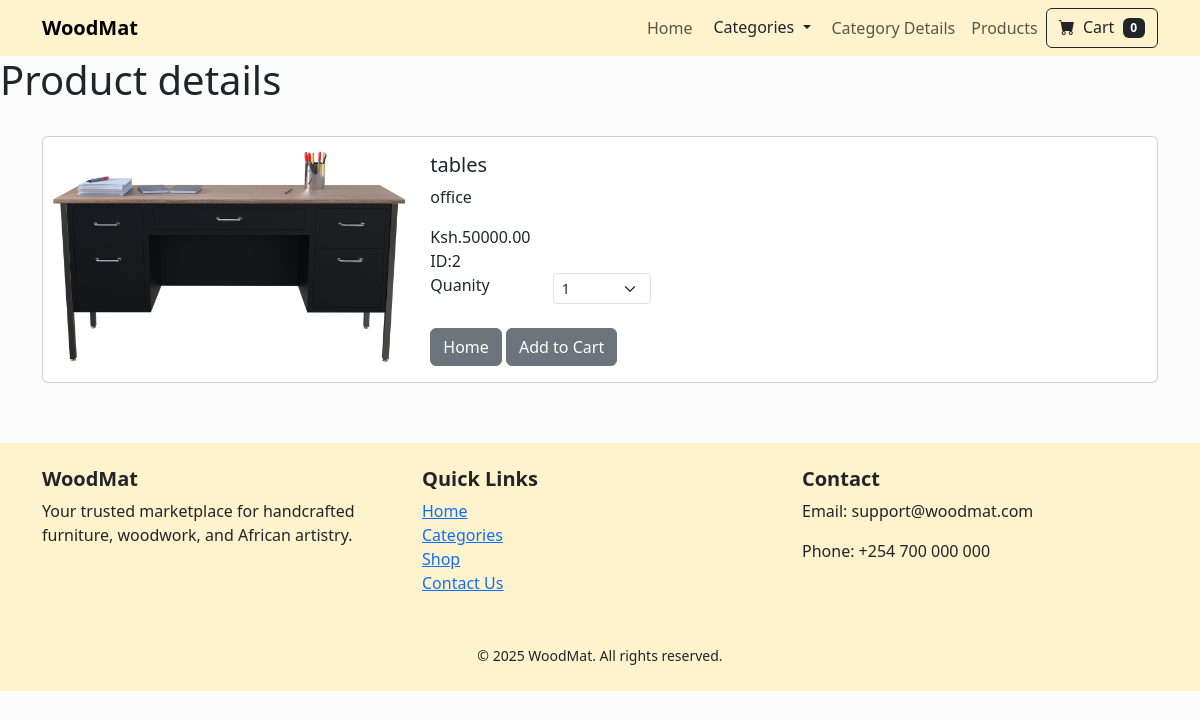
The page /product_detail/2/ on the database its author committed.
### woodmat/models.py (models this page shows, shortened)
class Product(models.Model):
  name=models.CharField(max_length=50)
  price=models.DecimalField(default=0,decimal_places=2,max_digits=8)
  category=models.ForeignKey(Category, on_delete=models.CASCADE,default=1)
  description=models.CharField(max_length=250,default='',null=True)
  image=models.ImageField(upload_to='products/')
  is_sale = models.BooleanField(default=False)      # <- add this
  sale_price = models.DecimalField(default=0, decimal_places=2, max_digits=8 )

### woodmat/views.py (the view)
# urls.py: path('product_detail/<int:pk>/', views.product_detail, name="product_detail"),
def product_detail(request,pk):
  product = get_object_or_404(Product, id=pk)
  return render(request,'product_detail.html',{'product': product})

### cart/cart.py (called while the page is built)
  def __len__(self):
     return len(self.cart)

### cart/context_processors.py (called while the page is built)
def cart(request):
  return{'cart':Cart(request)}

### woodmat/templates/product_detail.html (shortened to what this page needs)
{% extends "base.html" %}
{% load static %}
 {% block content%}
    <h1>Product details</h1> <br>
    <div class="container">
<div class="card mb-3" >
  <div class="row g-0">
    <div class="col-md-4">
      <img src="{{product.image.url}}" class="img-fluid rounded-start" alt="...">
    </div>
    <div class="col-md-8">
      <div class="card-body align-center">
        <h5 class="card-title">{{product.name}}</h5>
        <p class="card-text">{{product.description}}</p>
        {%if product.is_sale%}
           <span class="price"><strike>Ksh.{{ product.price }}</strike></span> <br>
          <span class="price">
            &nbsp;Ksh.{{ product.sale_price }}</span>
            <br>ID:{{product.id}}
        {% else %}
            Ksh.{{ product.sale_price }}
            <br>ID:{{product.id}}
        {% endif %}
        <br>
        <div class="row ">
          <div class="col-md-2">Quanity</div>
          <div class="col-md-2">
        <select class="form-select form-select-sm" id="qty-cart">
          <option value="1">1</option>
        </select>
          </div>
        </div>
        <br>
        <a href="{% url 'index'%}" class="btn btn-secondary">Home</a>
        <button type="button" value="{{product.id}}" class="btn btn-secondary" id="add-cart">Add to Cart</button>
      </div>
    </div>
  </div>
</div>
    </div>
{% endblock content %}

### rows shown on the page
Product: image (picture), name "tables", description "office", sale_price "50000.00", id "2"

### other values the page prints
{{ cart|length }} "0"
